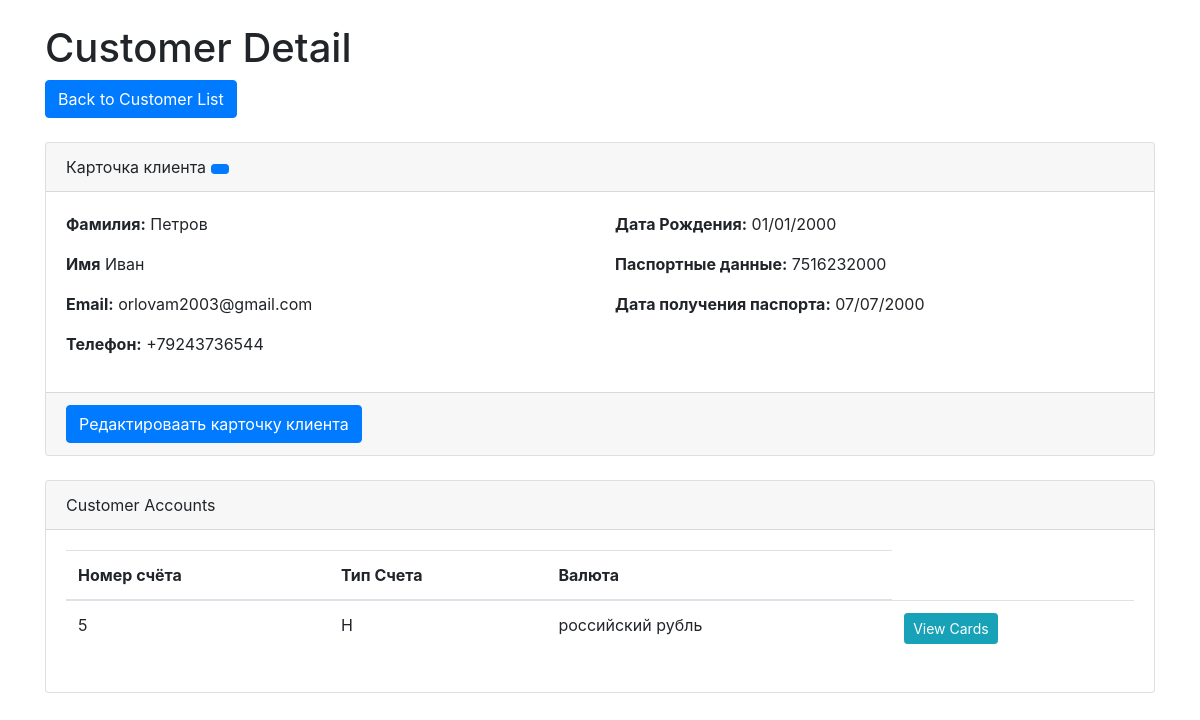
Screenshot of /customer_detail/3 with the database file from the repository.
### abs/models.py (models this page shows, shortened)
class Customers (models.Model):
    last_name = models.CharField(max_length = 150, verbose_name = "Фамилия")
    first_name = models.CharField(max_length = 150,verbose_name = "Имя")
    middle_name = models.CharField(max_length = 150, verbose_name = "Отчество", blank = True)
    gender = models.CharField(max_length=1, choices=[("М", "Мужской"),("Ж", "Женский")])
    address = models.TextField(verbose_name = "Адрес проживание")
    email = models.EmailField(verbose_name = "Адрес электронной почты")
    phone_numder = models.CharField(max_length = 15,verbose_name = "Телефон")
    password_number = models.CharField(max_length = 10, verbose_name = "Номер паспорта")
    password_issue_data = models.DateField(verbose_name = "Дата получения паспорта")
    date_of_birth = models.DateField(verbose_name = "День рождения" ,default="2000-01-01")

class Account (models.Model):
    customer = models.ForeignKey(Customers, on_delete = models.CASCADE,related_name = "customer")
    account_type = models.CharField(max_length = 1, choices = [("Д", "Дебетовый"), ("К","Кредитный"), ("Н","Накопительный")], default="Д")
    currency = models.ForeignKey(Currencys, verbose_name = "Валюта",on_delete=models.CASCADE, default='')
    status = models.CharField(max_length = 20, default = "active", verbose_name = "Статус счёта")
    opened_at = models.DateField(auto_now_add = True ,verbose_name = "Дата открытие счёта")
    closed_at = models.DateField(blank = True, null = True)

class Currencys (models.Model):
    name = models.CharField(max_length = 150, verbose_name = "Валюта", unique = True)
    code = models.CharField(max_length = 3, unique = True)
    symbol = models.CharField(max_length = 5, blank = True, null = True, default=' ')
    def __str__(self) :
        return f"{self.name}"

### abs/views.py (the view)
# urls.py: path('customer_detail/<int:pk>', CustomerDetailView.as_view(),name='customer_detail'),
class CustomerDetailView(DetailView):
    model = Customers
    template_name = 'customers_detail.html'
    context_object_name = 'customer'
    def get_context_data(self, **kwargs):
        context = super().get_context_data(**kwargs)
        customer = self.get_object()
        context['accounts'] =Account.objects.filter(customer=customer)
        return context

### abs/templates/customers_detail.html (shortened to what this page needs)
<!DOCTYPE html>
<html lang="en">
<head>
    <link rel="stylesheet" href="https://stackpath.bootstrapcdn.com/bootstrap/4.5.2/css/bootstrap.min.css">
</head>
<body>
    <div class="container">
        <h1 class="mt-4">Customer Detail</h1>
        <a href="{% url 'customer_list' %}" class="btn btn-primary mb-4"> Back to Customer List</a>
        <div class="card">
            <div class="card-header">
                Карточка клиента
                <a href="" class="btn btn-primary btn-sm"></a>
            </div>
            <div class="card-body">
                <div class="row">
                    <div class="col-md-6">
                        <p><strong>Фамилия:</strong> {{ customer.last_name }}</p>
                        <p><strong>Имя</strong> {{ customer.first_name }}</p>
                        <p><strong>Email:</strong> {{ customer.email }}</p>
                        <p><strong>Телефон:</strong> {{ customer.phone_numder }}</p>
                    </div>
                    <div class="col-md-6">
                        <p><strong>Дата Рождения:</strong> {{ customer.date_of_birth|date:"d/m/Y" }}</p>
                        <p><strong>Паспортные данные:</strong> {{ customer.password_number }}</p>
                        <p><strong>Дата получения паспорта:</strong> {{ customer.password_issue_data|date:"d/m/Y" }}</p>
                    </div>
                </div>
            </div>
            <div class="card-footer">
                <a href="" class="btn btn-primary"> Редактироваать карточку клиента</a>
            </div>
        </div>
        <div class="card mt-4">
            <div class="card-header">
                Customer Accounts
            </div>
            <div class="card-body">
                <table class="table">
                    <thead>
                        <tr>
                            <th>Номер счёта</th>
                            <th>Тип Счета</th>
                            <th>Валюта</th>
                        </tr>
                    </thead>
                    <tbody>
                        {% for account in accounts %}
                            <tr>
                                <td>{{ account.pk }}</td>
                                <td>{{ account.account_type}}</td>
                                <td>{{ account.currency }}</td>
                                <td>
                                <a href="{% url 'account_cards' account.id %}" class="btn btn-info btn-sm"> View Cards</a>
                            </td>
                            </tr>
                        {% endfor %}
                    </tbody>
                </table>
            </div>
        </div>
</body>
</html>

### rows the page displays
Customers: last_name "Петров", first_name "Иван", email "orlovam2003@gmail.com", phone_numder "+79243736544", date_of_birth "01/01/2000", password_number "7516232000", password_issue_data "07/07/2000"
Account: pk "5", account_type "Н", currency "российский рубль"
